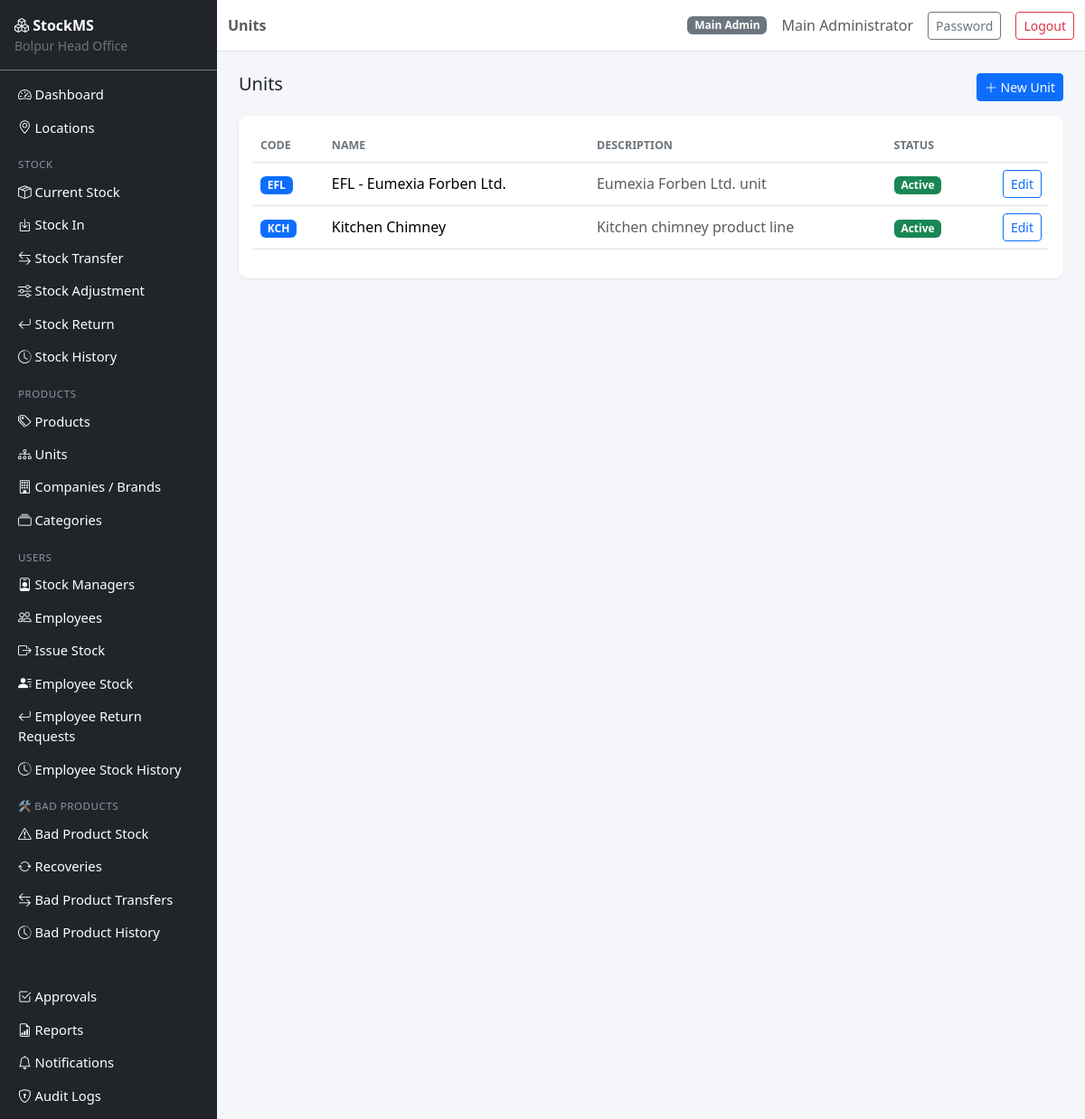
The app's page /catalog/units (signed in) with its own data.
### app/models.py (models this page shows, shortened)
class User(UserMixin, db.Model):
    __tablename__ = "users"
    id = db.Column(db.Integer, primary_key=True)
    username = db.Column(db.String(64), unique=True, nullable=False, index=True)
    email = db.Column(db.String(120), unique=True, nullable=False, index=True)
    password_hash = db.Column(db.String(255), nullable=False)
    full_name = db.Column(db.String(120), nullable=False)
    role = db.Column(db.String(20), nullable=False, default=ROLE_EMPLOYEE)
    is_active = db.Column(db.Boolean, default=True, nullable=False)
    created_at = db.Column(db.DateTime, default=datetime.utcnow)
    updated_at = db.Column(db.DateTime, default=datetime.utcnow, onupdate=datetime.utcnow)
    last_login_at = db.Column(db.DateTime)
    manager_assignments = db.relationship(
        "StockManagerAssignment", back_populates="user", foreign_keys="StockManagerAssignment.user_id"
    )
    employee_profile = db.relationship(
        "Employee", back_populates="user", uselist=False, foreign_keys="Employee.user_id"
    )
    def is_main_admin(self):
        return self.role == ROLE_MAIN_ADMIN
    def is_employee(self):
        return self.role == ROLE_EMPLOYEE

class Unit(db.Model):
    __tablename__ = "units"
    id = db.Column(db.Integer, primary_key=True)
    code = db.Column(db.String(20), unique=True, nullable=False)
    name = db.Column(db.String(120), nullable=False)
    description = db.Column(db.String(255))
    is_active = db.Column(db.Boolean, default=True, nullable=False)
    created_at = db.Column(db.DateTime, default=datetime.utcnow)
    brands = db.relationship("Brand", back_populates="unit")

### app/blueprints/catalog/routes.py (the view)
@bp.route("/units")
@login_required
@admin_required
def list_units():
    units = Unit.query.order_by(Unit.name).all()
    return render_template("catalog/units_list.html", units=units)

### app/services/permission_service.py (called while the page is built)
def roles_required(*roles):
    def decorator(fn):
        @wraps(fn)
        def wrapper(*args, **kwargs):
            if not current_user.is_authenticated:
                abort(401)
            if current_user.role not in roles:
                abort(403)
            return fn(*args, **kwargs)
        return wrapper
    return decorator

### app/templates/catalog/units_list.html
{% extends "base.html" %}
{% block page_title %}Units{% endblock %}
{% block content %}
<div class="d-flex justify-content-between mb-3">
    <h5 class="mb-0">Units</h5>
    <a href="{{ url_for('catalog.new_unit') }}" class="btn btn-primary btn-sm"><i class="bi bi-plus-lg"></i> New Unit</a>
</div>
<div class="card">
    <div class="card-body">
        <table class="table table-hover align-middle">
            <thead><tr><th>Code</th><th>Name</th><th>Description</th><th>Status</th><th></th></tr></thead>
            <tbody>
            {% for u in units %}
                <tr>
                    <td><span class="badge bg-primary">{{ u.code }}</span></td>
                    <td>{{ u.name }}</td>
                    <td class="text-muted">{{ u.description or '-' }}</td>
                    <td>{% if u.is_active %}<span class="badge bg-success">Active</span>{% else %}<span class="badge bg-secondary">Inactive</span>{% endif %}</td>
                    <td class="text-end"><a href="{{ url_for('catalog.edit_unit', unit_id=u.id) }}" class="btn btn-sm btn-outline-primary">Edit</a></td>
                </tr>
            {% else %}
                <tr><td colspan="5" class="text-muted text-center py-4">No units found. Add one to get started.</td></tr>
            {% endfor %}
            </tbody>
        </table>
    </div>
</div>
{% endblock %}

### app/templates/base.html (shortened to what this page needs)
<!DOCTYPE html>
<html lang="en">
<head>
    <link href="https://cdn.jsdelivr.net/npm/bootstrap@5.3.3/dist/css/bootstrap.min.css" rel="stylesheet">
    <link href="https://cdn.jsdelivr.net/npm/bootstrap-icons@1.11.3/font/bootstrap-icons.css" rel="stylesheet">
    <link href="{{ url_for('static', filename='css/app.css') }}" rel="stylesheet">
</head>
<body>
{% if current_user.is_authenticated %}
<div class="d-flex" id="wrapper">
    <nav class="sidebar bg-dark text-white" id="sidebar">
        <div class="sidebar-brand p-3 border-bottom border-secondary">
            <i class="bi bi-boxes"></i> <strong>StockMS</strong>
            <div class="small text-secondary">Bolpur Head Office</div>
        </div>
        <ul class="nav flex-column p-2">
            <li class="nav-item"><a class="nav-link text-white" href="{{ url_for('main.dashboard') }}"><i class="bi bi-speedometer2"></i> Dashboard</a></li>
            {% if current_user.is_main_admin() %}
            <li class="nav-item"><a class="nav-link text-white" href="{{ url_for('locations.list_locations') }}"><i class="bi bi-geo-alt"></i> Locations</a></li>
            {% endif %}
            <li class="nav-item sidebar-heading">Stock</li>
            <li class="nav-item"><a class="nav-link text-white" href="{{ url_for('stock.current_stock') }}"><i class="bi bi-box-seam"></i> Current Stock</a></li>
            {% if current_user.is_main_admin() or current_user.is_stock_manager() %}
            <li class="nav-item"><a class="nav-link text-white" href="{{ url_for('stock.stock_in') }}"><i class="bi bi-box-arrow-in-down"></i> Stock In</a></li>
            {% endif %}
            <li class="nav-item"><a class="nav-link text-white" href="{{ url_for('transfers.list_transfers') }}"><i class="bi bi-arrow-left-right"></i> Stock Transfer</a></li>
            <li class="nav-item"><a class="nav-link text-white" href="{{ url_for('adjustments.list_adjustments') }}"><i class="bi bi-sliders"></i> Stock Adjustment</a></li>
            <li class="nav-item"><a class="nav-link text-white" href="{{ url_for('returns.list_returns') }}"><i class="bi bi-arrow-return-left"></i> Stock Return</a></li>
            <li class="nav-item"><a class="nav-link text-white" href="{{ url_for('stock.stock_history') }}"><i class="bi bi-clock-history"></i> Stock History</a></li>
            <li class="nav-item sidebar-heading">Products</li>
            <li class="nav-item"><a class="nav-link text-white" href="{{ url_for('catalog.list_products') }}"><i class="bi bi-tags"></i> Products</a></li>
            {% if current_user.is_main_admin() %}
            <li class="nav-item"><a class="nav-link text-white" href="{{ url_for('catalog.list_units') }}"><i class="bi bi-diagram-3"></i> Units</a></li>
            <li class="nav-item"><a class="nav-link text-white" href="{{ url_for('catalog.list_brands') }}"><i class="bi bi-building"></i> Companies / Brands</a></li>
            <li class="nav-item"><a class="nav-link text-white" href="{{ url_for('catalog.list_categories') }}"><i class="bi bi-collection"></i> Categories</a></li>
            {% endif %}
            {% if current_user.is_main_admin() or current_user.is_stock_manager() %}
            <li class="nav-item sidebar-heading">Users</li>
            {% if current_user.is_main_admin() %}
            <li class="nav-item"><a class="nav-link text-white" href="{{ url_for('users.list_stock_managers') }}"><i class="bi bi-person-badge"></i> Stock Managers</a></li>
            {% endif %}
            <li class="nav-item"><a class="nav-link text-white" href="{{ url_for('users.list_employees') }}"><i class="bi bi-people"></i> Employees</a></li>
            <li class="nav-item"><a class="nav-link text-white" href="{{ url_for('employee_stock.issue_stock') }}"><i class="bi bi-box-arrow-right"></i> Issue Stock</a></li>
            <li class="nav-item"><a class="nav-link text-white" href="{{ url_for('employee_stock.employee_stock_overview') }}"><i class="bi bi-person-lines-fill"></i> Employee Stock</a></li>
            <li class="nav-item"><a class="nav-link text-white" href="{{ url_for('employee_stock.list_returns') }}"><i class="bi bi-arrow-return-left"></i> Employee Return Requests</a></li>
            <li class="nav-item"><a class="nav-link text-white" href="{{ url_for('employee_stock.history') }}"><i class="bi bi-clock-history"></i> Employee Stock History</a></li>
            {% endif %}
            <li class="nav-item sidebar-heading">🛠 Bad Products</li>
            <li class="nav-item"><a class="nav-link text-white" href="{{ url_for('bad_products.stock') }}"><i class="bi bi-exclamation-triangle"></i> Bad Product Stock</a></li>
            <li class="nav-item"><a class="nav-link text-white" href="{{ url_for('bad_products.list_recoveries') }}"><i class="bi bi-arrow-repeat"></i> Recoveries</a></li>
            <li class="nav-item"><a class="nav-link text-white" href="{{ url_for('bad_products.list_transfers') }}"><i class="bi bi-arrow-left-right"></i> Bad Product Transfers</a></li>
            <li class="nav-item"><a class="nav-link text-white" href="{{ url_for('bad_products.history') }}"><i class="bi bi-clock-history"></i> Bad Product History</a></li>
            <li class="nav-item sidebar-heading">&nbsp;</li>
            <li class="nav-item"><a class="nav-link text-white" href="{{ url_for('approvals.pending') }}"><i class="bi bi-check2-square"></i> Approvals</a></li>
            <li class="nav-item"><a class="nav-link text-white" href="{{ url_for('reports.index') }}"><i class="bi bi-file-earmark-bar-graph"></i> Reports</a></li>
            <li class="nav-item"><a class="nav-link text-white" href="{{ url_for('notifications.list_notifications') }}"><i class="bi bi-bell"></i> Notifications
            </a></li>
            {% if current_user.is_main_admin() %}
            <li class="nav-item"><a class="nav-link text-white" href="{{ url_for('audit.list_audit_logs') }}"><i class="bi bi-shield-lock"></i> Audit Logs</a></li>
            {% endif %}
        </ul>
    </nav>
    <div class="flex-grow-1">
        <nav class="navbar navbar-expand-lg navbar-light bg-white border-bottom sticky-top">
            <div class="container-fluid">
                <span class="navbar-text fw-semibold">{% block page_title %}{% endblock %}</span>
                <div class="ms-auto d-flex align-items-center gap-3">
                    <span class="badge bg-secondary">{{ current_user.role.replace('_',' ')|title }}</span>
                    <span class="text-muted">{{ current_user.full_name }}</span>
                    <a href="{{ url_for('auth.change_password') }}" class="btn btn-sm btn-outline-secondary">Password</a>
                    <a href="{{ url_for('auth.logout') }}" class="btn btn-sm btn-outline-danger">Logout</a>
                </div>
            </div>
        </nav>
        <main class="container-fluid p-4">
            {% block content %}{% endblock %}
        </main>
    </div>
</div>
{% endif %}
</body>
</html>

### app/static/css/app.css (style rules this page uses)
body { background-color: #f4f6f9; }
.sidebar { width: 240px; min-height: 100vh; }
.sidebar .nav-link { padding: 0.45rem 0.75rem; border-radius: 6px; font-size: 0.92rem; }
.sidebar-heading { color: #8a94a6; text-transform: uppercase; font-size: 0.72rem; letter-spacing: .05em; padding: 0.9rem 0.75rem 0.2rem; }
.card { border: none; box-shadow: 0 1px 3px rgba(0,0,0,0.08); border-radius: 10px; }
.table thead th { font-size: 0.78rem; text-transform: uppercase; color: #6c757d; border-top: none; }

### records on screen
User: role.replace "Main Admin", full_name "Main Administrator"
Unit: code "EFL", name "EFL - Eumexia Forben Ltd.", description "Eumexia Forben Ltd. unit", is_active "Active"
Unit: code "KCH", name "Kitchen Chimney", description "Kitchen chimney product line", is_active "Active"
